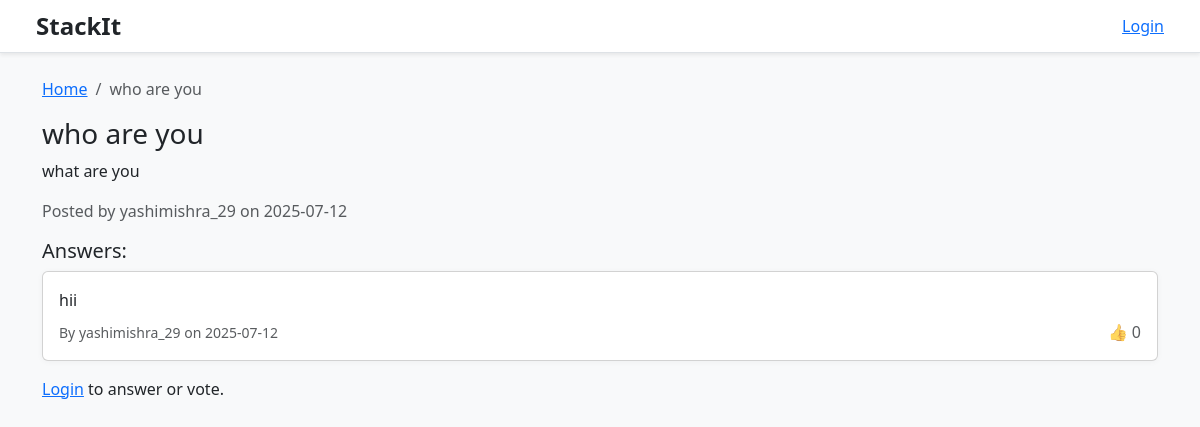
Page /question/3 on the earlier database version.
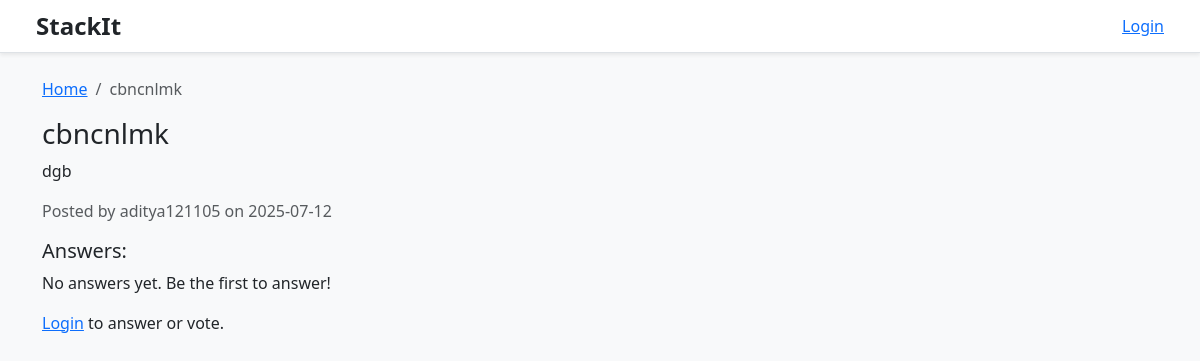
Same page on the later database version.
### app/models.py (models this page shows)
class Question(db.Model):
    id = db.Column(db.Integer, primary_key=True)
    title = db.Column(db.String(300), nullable=False)
    description = db.Column(db.Text, nullable=False)
    date_posted = db.Column(db.DateTime, default=datetime.utcnow)
    user_id = db.Column(db.Integer, db.ForeignKey('user.id'), nullable=False)
    tags = db.relationship('Tag', secondary=question_tags, backref=db.backref('questions', lazy='dynamic'))
    answers = db.relationship('Answer', backref='question', lazy=True)

class User(UserMixin, db.Model):
    id = db.Column(db.Integer, primary_key=True)
    username = db.Column(db.String(150), unique=True, nullable=False)
    email = db.Column(db.String(150), unique=True, nullable=False)
    password = db.Column(db.String(200), nullable=False)
    answers = db.relationship('Answer', backref='author', lazy=True)
    questions = db.relationship('Question', backref='author', lazy=True)
    votes = db.relationship('Vote', backref='voter', lazy=True)
    replies = db.relationship('Reply', backref='user', lazy=True)  # ✅ User replies

class Answer(db.Model):
    id = db.Column(db.Integer, primary_key=True)
    content = db.Column(db.Text, nullable=False)
    date_posted = db.Column(db.DateTime, default=datetime.utcnow)
    is_accepted = db.Column(db.Boolean, default=False)
    user_id = db.Column(db.Integer, db.ForeignKey('user.id'), nullable=False)
    question_id = db.Column(db.Integer, db.ForeignKey('question.id'), nullable=False)
    replies = db.relationship('Reply', backref='answer', lazy=True, cascade='all, delete-orphan')  # ✅ Replies
    votes = db.relationship('Vote', backref='answer', lazy=True, cascade='all, delete-orphan')     # ✅ Cascade delete
    is_accepted = db.Column(db.Boolean, default=False)

### app/routes.py (the view)
@bp.route('/question/<int:question_id>', methods=['GET', 'POST'])
def question_detail(question_id):
    question = Question.query.get_or_404(question_id)
    form = AnswerForm()
    if form.validate_on_submit():
        answer = Answer(content=form.content.data, author=current_user, question=question)
        db.session.add(answer)
        db.session.commit()
        return redirect(url_for('main.question_detail', question_id=question.id))
    return render_template('question.html', question=question, form=form)

### app/templates/question.html (shortened to what this page needs)
{% extends 'base.html' %}
{% block content %}
<nav aria-label="breadcrumb">
  <ol class="breadcrumb">
    <li class="breadcrumb-item"><a href="{{ url_for('main.home') }}">Home</a></li>
    <li class="breadcrumb-item active" aria-current="page">{{ question.title }}</li>
  </ol>
</nav>
<h3>{{ question.title }}</h3>
<p>{{ question.description|safe }}</p>
<p class="text-muted">Posted by {{ question.author.username }} on {{ question.date_posted.strftime('%Y-%m-%d') }}</p>
<h5>Answers:</h5>
{% for ans in question.answers %}
<div class="card mb-3 {% if ans.is_accepted %}border-success{% endif %}">
  <div class="card-body">
    <p>{{ ans.content|safe }}</p>
    <div class="d-flex justify-content-between align-items-center">
      <div>
        <small class="text-muted">By {{ ans.author.username }} on {{ ans.date_posted.strftime('%Y-%m-%d') }}</small>
      </div>
      <div class="d-flex gap-2">
        <span class="text-muted">👍 {{ ans.votes|length }}</span>
      </div>
    </div>
  </div>
</div>
{% else %}
<p>No answers yet. Be the first to answer!</p>
{% endfor %}
{% if current_user.is_authenticated %}
<h5 class="mt-4">Your Answer:</h5>
<form method="POST">
  {{ form.hidden_tag() }}
  <div id="quill-editor" style="height: 200px;"></div>
  <input type="hidden" name="content" id="hidden-content">
  <button type="submit" class="btn btn-success mt-3">Submit Answer</button>
</form>
<link href="https://cdn.quilljs.com/1.3.6/quill.snow.css" rel="stylesheet">
<link href="https://cdn.jsdelivr.net/npm/quill-emoji@0.1.7/dist/quill-emoji.css" rel="stylesheet">
<script src="https://cdn.quilljs.com/1.3.6/quill.min.js"></script>
<script src="https://cdn.jsdelivr.net/npm/quill-emoji@0.1.7/dist/quill-emoji.min.js"></script>
<script>
  var quill = new Quill('#quill-editor', {
    theme: 'snow',
    modules: {
      toolbar: [
        ['bold', 'italic', 'strike'],
        [{ 'list': 'ordered'}, { 'list': 'bullet' }],
        [{ 'align': [] }],
        ['link', 'image'],
        ['emoji']
      ],
      "emoji-toolbar": true,
      "emoji-textarea": false,
      "emoji-shortname": true
    }
  });
  document.querySelector('form').onsubmit = function () {
    document.querySelector('#hidden-content').value = quill.root.innerHTML;
  };
</script>
{% else %}
<p><a href="{{ url_for('main.login') }}">Login</a> to answer or vote.</p>
{% endif %}
{% endblock %}

Differences in the rows shown:
removed User: author.username "yashimishra_29"
no longer on this page (row edited): Answer: content "hii", author.username "yashimishra_29", date_posted "2025-07-12", votes|length "0"
changed Question: title "who are you" → "cbncnlmk"; description "what are you" → "dgb"
now on this page (row unchanged): User: author.username "aditya121105"
Other differences:
text now shown: "No answers yet. Be the first to answer!"
